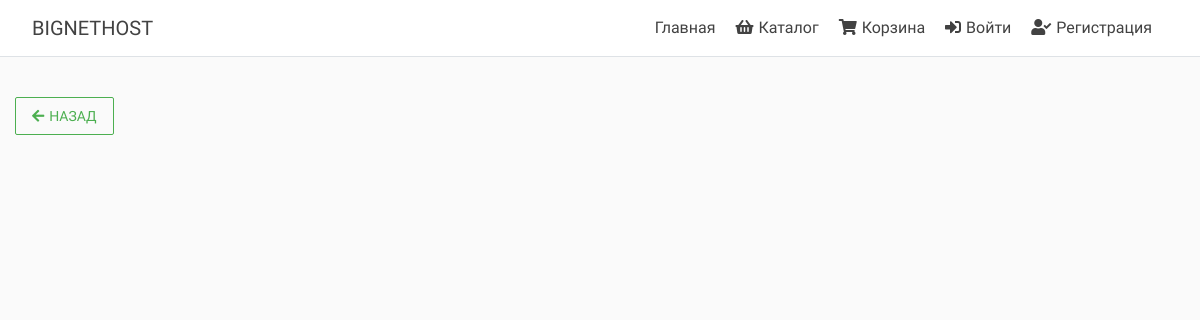
Before: /catalog/category/1/ with the older database file.
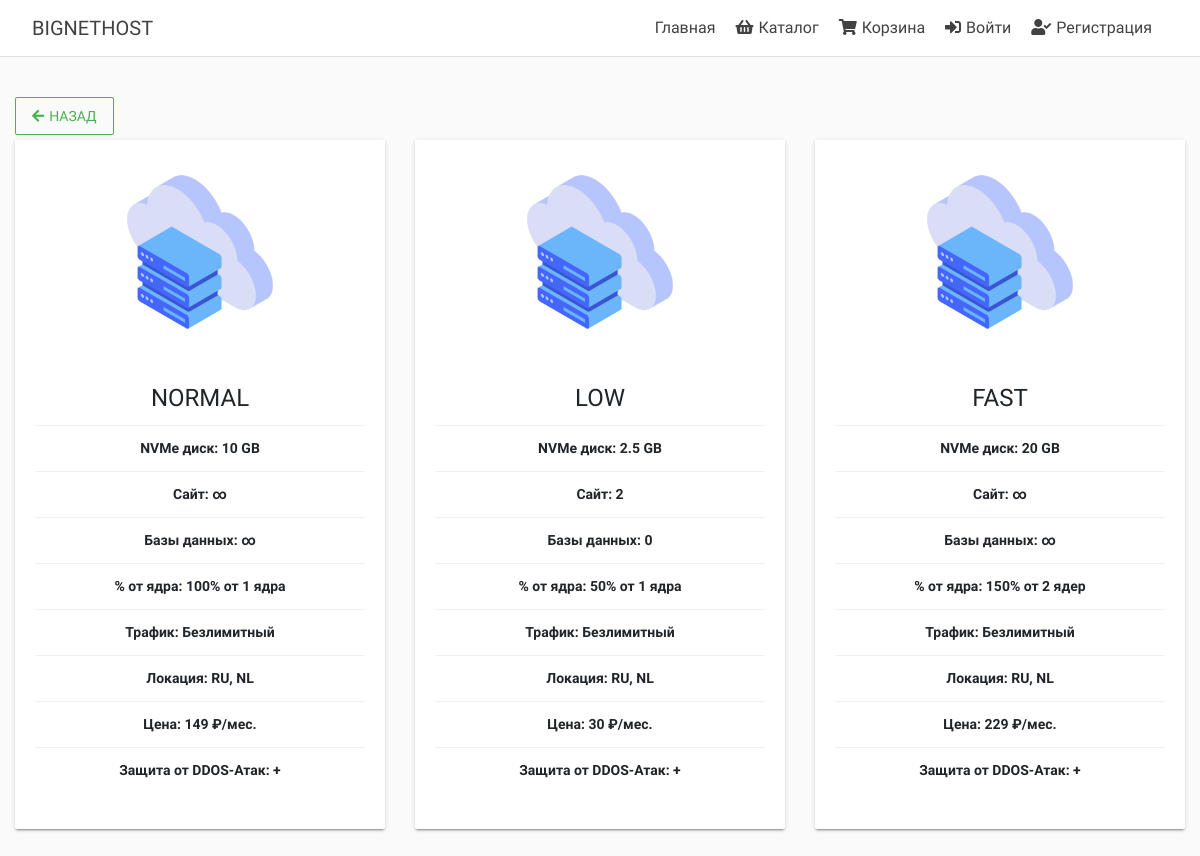
After: the same page with the newer database file.
### mainapp/models.py (models this page shows, shortened)
class Hosting(models.Model):
    category = models.ForeignKey(Category,
                                 on_delete=models.CASCADE)
    name = models.CharField('Название тарифа', max_length=128)
    desc = models.TextField('Описание тарифа', blank=True)
    prise = models.IntegerField('Цена', default=0)
    disk = models.CharField('Дисковое пространство', max_length=128)
    site = models.CharField('Сайты', max_length=128, blank=True)
    db = models.CharField('База Данных', max_length=128, blank=True)
    cpu = models.CharField('Нагрузка на цп', max_length=128)
    ram = models.CharField('Оперативная память', max_length=128, blank=True)
    traffic = models.CharField('Трафик', max_length=128)
    location = models.CharField('Локация', max_length=128)
    ddos = models.CharField('Защита от ДДОС', max_length=128)
    is_active = models.BooleanField('Активный тариф')
    image = models.ImageField('Картинка', upload_to='img', height_field=None, width_field=None, max_length=100,
                              null=True)
    class Meta:
        verbose_name = 'хостинг'
        verbose_name_plural = 'хостинги'

### mainapp/views.py (the view)
# urls.py: path('catalog/category/<int:pk>/', mainapp.catalog_page, name='catalog_page'),
def catalog_page(request, pk):
    web = Hosting.objects.filter(category_id=pk)
    context = {
        'page_title': 'страница услуг',
        'web': web,
    }
    return render(request, 'mainapp/catalog_page.html', context)

### mainapp/templates/mainapp/catalog_page.html (shortened to what this page needs)
{% extends 'mainapp/base.html' %}
{% load static %}
{% block content %}
    <div class="container-fluid">
        <br>
        <a href="/catalog">
            <button class="btn btn-outline-success"><i class="fas fa-arrow-left"></i>Назад</button>
        </a>
        <br>
        <div class="card-deck">
            {% for item in web %}
                <div class="card">
                    <img class="card-img-top" src="{{ item.image.url }}" alt="Card image cap">
                    <div class="card-body text-center">
                        <h3 class="card-title text-center">{{ item.name }}</h3>
                        <table class="table">
                            <tbody>
                            <tr class="text-center">
                                <th>NVMe диск: {{ item.disk }}</th>
                            </tr>
                            <tr class="text-center">
                                <th>Сайт: {{ item.site }}</th>
                            </tr>
                            <tr class="text-center">
                                <th>Базы данных: {{ item.db }}</th>
                            </tr>
                            <tr class="text-center">
                                <th>% от ядра: {{ item.cpu }}</th>
                            </tr>
                            <tr class="text-center">
                                <th>Трафик: {{ item.traffic }}</th>
                            </tr>
                            <tr class="text-center">
                                <th>Локация: {{ item.location }}</th>
                            </tr>
                            <tr class="text-center">
                                <th>Цена: {{ item.prise }} &#8381;/мес.</th>
                            </tr>
                            <tr class="text-center">
                                <th>Защита от DDOS-Атак: {{ item.ddos }}</th>
                            </tr>
                            </tbody>
                        </table>
                    </div>
                </div>
            {% endfor %}
        </div>
        <br>
    </div>
{% endblock %}

### mainapp/templates/mainapp/base.html (shortened to what this page needs)
{% load static %}
<!DOCTYPE html>
<html lang="ru">
<head>
    <link rel="stylesheet" href="{% static 'css/bootstrap-material-design.min.css' %}">
    <link rel="stylesheet" href="https://use.fontawesome.com/releases/v5.15.1/css/all.css"
>
    <link rel="stylesheet" href="{% static 'css/main.css' %}">
</head>
<body>
<div class="d-flex flex-column flex-md-row align-items-center p-3 px-md-4 mb-3 bg-white border-bottom box-shadow">
    <h5 class="my-0 mr-md-auto font-weight-normal"><a class="p-2 text-dark" href="/">BIGNETHOST</a></h5>
    <nav class="my-2 my-md-0 mr-md-3">
        <a class="p-2 text-dark" href="{% url 'main:index' %}">Главная</a>
        <a class="p-2 text-dark" href="{% url 'main:catalog' %}"><i class="fas fa-shopping-basket"></i>Каталог</a>
        <a class="p-2 text-dark" href="{% url 'basket' %}"><i class="fas fa-shopping-cart"></i>Корзина</a>
        {% if user.is_authenticated %}
            <button class="btn btn-secondary dropdown-toggle text-dark" type="button" id="dropdownMenuButton"
                    data-toggle="dropdown" aria-haspopup="true" aria-expanded="false">
                {% if user.is_superuser %}
                    <i class="fa fa-chess-king">{{ user.username }}</i>
                {% else %}
                    <i class="fa fa-user">{{ user.username }}</i>
                {% endif %}
            </button>
            <div class="dropdown-menu text-dark" aria-labelledby="dropdownMenuButton">
                <a class="dropdown-item" href="#"><i class="fas fa-dice-d6 text-danger"></i>{{ user.first_name }}</a>
                <a class="dropdown-item" href="{% url 'auth:logout' %}"><i class="fas fa-sign-in-alt"></i>Выйти</a>
            </div>
        {% else %}
            <a class="p-2 text-dark" href="{% url 'auth:login' %}"><i class="fas fa-sign-in-alt"></i>Войти</a>
            <a class="p-2 text-dark" href="{% url 'auth:register' %}"><i
                    class="fas fa-user-check"></i>Регистрация</a>
        {% endif %}
    </nav>
</div>
{% block content %}
{% endblock %}
<br>
</body>
</html>

### static/css/main.css (style rules this page uses)
* { font-family: 'Ubuntu', sans-serif; }
i { padding-right: 5px; }
.card { margin-left: 3%; }
.card-img-top { width: 10rem; align-self: center; }
img { margin: 2rem; display: flex; flex-flow: column wrap; justify-content: flex-start; align-items: flex-start; }

Changed rows visible on the page:
added Hosting: image (picture), name "NORMAL", disk "10 GB", site "∞", db "∞", cpu "100% от 1 ядра", traffic "Безлимитный", location "RU, NL", prise "149", ddos "+"
added Hosting: image (picture), name "LOW", disk "2.5 GB", site "2", db "0", cpu "50% от 1 ядра", traffic "Безлимитный", location "RU, NL", prise "30", ddos "+"
added Hosting: image (picture), name "FAST", disk "20 GB", site "∞", db "∞", cpu "150% от 2 ядер", traffic "Безлимитный", location "RU, NL", prise "229", ddos "+"
